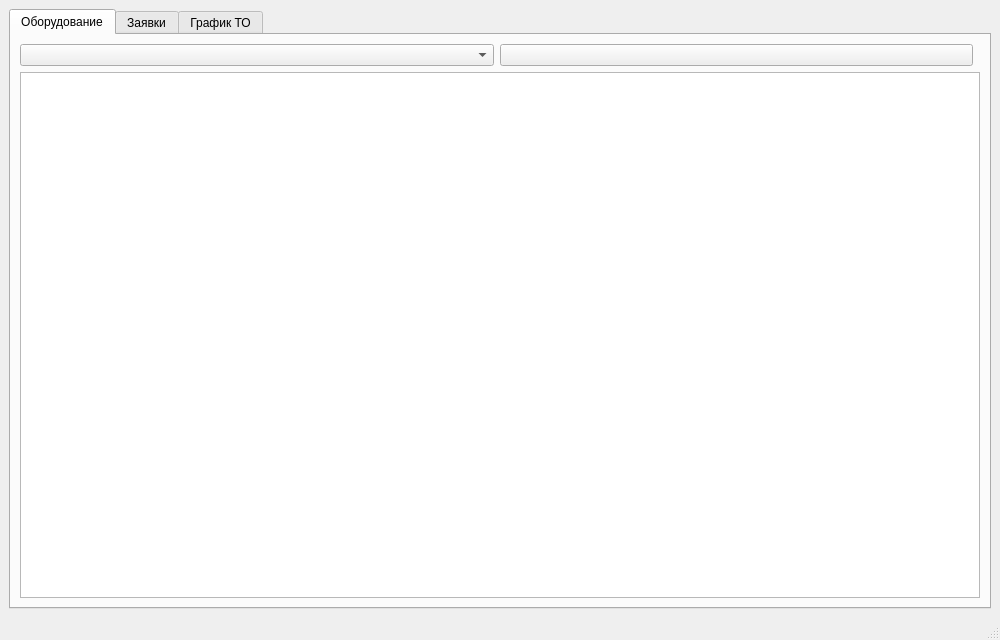
<?xml version="1.0" encoding="UTF-8"?>
<ui version="4.0">
 <class>MainWindow</class>
 <widget class="QMainWindow" name="MainWindow">
  <property name="geometry">
   <rect><x>0</x><y>0</y><width>1000</width><height>640</height></rect>
  </property>
  <property name="windowTitle"><string>Учёт оборудования</string></property>
  <widget class="QWidget" name="centralwidget">
   <layout class="QVBoxLayout" name="verticalLayout">
    <item>
     <widget class="QTabWidget" name="tabs">
      <widget class="QWidget" name="tabEquipment">
       <attribute name="title"><string>Оборудование</string></attribute>
       <layout class="QVBoxLayout" name="vl1">
        <item>
         <layout class="QHBoxLayout" name="hl1">
          <item><widget class="QComboBox" name="statusFilter"/></item>
          <item><widget class="QPushButton" name="btnRefresh"/></item>
          <item><spacer name="sp1"><property name="orientation"><enum>Qt::Horizontal</enum></property></spacer></item>
         </layout>
        </item>
        <item><widget class="QTableWidget" name="tblEquipment"/></item>
       </layout>
      </widget>
      <widget class="QWidget" name="tabRequests">
       <attribute name="title"><string>Заявки</string></attribute>
       <layout class="QVBoxLayout" name="vl2">
        <item><widget class="QPushButton" name="btnNewRequest"/></item>
        <item><widget class="QTableWidget" name="tblRequests"/></item>
       </layout>
      </widget>
      <widget class="QWidget" name="tabMaintenance">
       <attribute name="title"><string>График ТО</string></attribute>
       <layout class="QVBoxLayout" name="vl3">
        <item><widget class="QPushButton" name="btnCompleteTo"/></item>
        <item><widget class="QTableWidget" name="tblMaintenance"/></item>
       </layout>
      </widget>
     </widget>
    </item>
   </layout>
  </widget>
  <widget class="QMenuBar" name="menubar"/>
  <widget class="QStatusBar" name="statusbar"/>
 </widget>
 <resources/>
 <connections/>
</ui>
